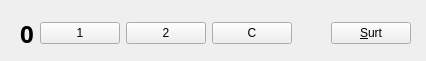
<?xml version="1.0" encoding="UTF-8"?>
<ui version="4.0">
 <class>myForm</class>
 <widget class="QWidget" name="myForm">
  <property name="geometry">
   <rect>
    <x>0</x>
    <y>0</y>
    <width>426</width>
    <height>61</height>
   </rect>
  </property>
  <property name="windowTitle">
   <string>Form</string>
  </property>
  <widget class="QWidget" name="">
   <property name="geometry">
    <rect>
     <x>20</x>
     <y>20</y>
     <width>391</width>
     <height>27</height>
    </rect>
   </property>
   <layout class="QHBoxLayout" name="horizontalLayout">
    <item>
     <widget class="myLabel" name="suma">
      <property name="font">
       <font>
        <family>Droid Sans</family>
        <pointsize>18</pointsize>
        <weight>75</weight>
        <bold>true</bold>
       </font>
      </property>
      <property name="text">
       <string>0</string>
      </property>
     </widget>
    </item>
    <item>
     <spacer name="spacer1">
      <property name="orientation">
       <enum>Qt::Horizontal</enum>
      </property>
      <property name="sizeHint" stdset="0">
       <size>
        <width>18</width>
        <height>20</height>
       </size>
      </property>
     </spacer>
    </item>
    <item>
     <widget class="QPushButton" name="button1">
      <property name="text">
       <string>1</string>
      </property>
     </widget>
    </item>
    <item>
     <widget class="QPushButton" name="button2">
      <property name="text">
       <string>2</string>
      </property>
     </widget>
    </item>
    <item>
     <widget class="QPushButton" name="buttonC">
      <property name="text">
       <string>C</string>
      </property>
     </widget>
    </item>
    <item>
     <spacer name="spacer2">
      <property name="orientation">
       <enum>Qt::Horizontal</enum>
      </property>
      <property name="sizeHint" stdset="0">
       <size>
        <width>68</width>
        <height>20</height>
       </size>
      </property>
     </spacer>
    </item>
    <item>
     <widget class="QPushButton" name="buttonExit">
      <property name="text">
       <string>&amp;Surt</string>
      </property>
     </widget>
    </item>
   </layout>
  </widget>
 </widget>
 <customwidgets>
  <customwidget>
   <class>myLabel</class>
   <extends>QLabel</extends>
   <header>mylabel.h</header>
  </customwidget>
 </customwidgets>
 <resources/>
 <connections>
  <connection>
   <sender>buttonExit</sender>
   <signal>clicked()</signal>
   <receiver>myForm</receiver>
   <slot>close()</slot>
   <hints>
    <hint type="sourcelabel">
     <x>384</x>
     <y>32</y>
    </hint>
    <hint type="destinationlabel">
     <x>212</x>
     <y>30</y>
    </hint>
   </hints>
  </connection>
 </connections>
</ui>
